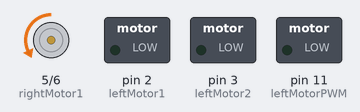
A sketch run on a simulated Arduino Uno, built with avr-gcc and run on an emulated ATmega328P. Shown: motor-driver pin pairs drawn as motors (green arrow = first pin HIGH = forward, orange = second pin HIGH = backward, longer = more drive, scaled by the enable pin), switched loads named in the sketch (green lamp = pin HIGH).

Above: at 0.2 s.
Timing chart, 0 to 3.5 s (numbered marks = the images above):
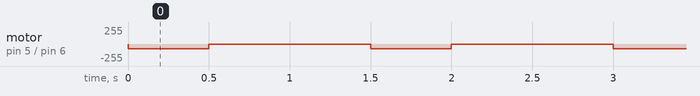

The sketch:

testmotor.ino
```cpp
// Controlador de motor DC
//Motor A
#define rightMotor1 5 //pin driver1
#define rightMotor2  6 //pin driver2
#define rightMotorPWM 10 //pin pwmA

//Motor B
#define leftMotor1 2 //pin driver3
#define leftMotor2 3 //pin driver4
#define leftMotorPWM 11 //pin pwmB

#define MaxSpeed 150     // Velocidad máxima del robot
#define BaseSpeed 150    // Esta es la velocidad a la que los motores deben girar cuando el robot está perfectamente en la línea

//int pot1 = A0; //Potenciometro
int SetSpeed = 150;

void setup() {
  Serial.begin(9600);
  pinMode(rightMotor1, OUTPUT);
  pinMode(rightMotor2, OUTPUT);
  pinMode(rightMotorPWM, OUTPUT);
  pinMode(leftMotor1, OUTPUT);
  pinMode(leftMotor2, OUTPUT);
  pinMode(leftMotorPWM, OUTPUT);
  SetSpeed = 125;  // Velocidad inicial
}

void loop() {
  //Establece la velocidad a través de un potenciómetro (comentado)
  //SetSpeed = analogRead(pot1);
  //SetSpeed = map(SetSpeed, 0, 1023, 0, 255);

  // Control de movimiento de los motores
  motorKiri();
  delay(500);
  /*
  motorKanan();
  delay(500);

  motorKiri();
  delay(500);
  motorMaju();
  delay(500);
  motorMundur();
  delay(500);
  */
  motorStop();
  delay(1000);

}

void motorStop() {
  digitalWrite(rightMotor1, LOW);
  digitalWrite(rightMotor2, LOW);
  analogWrite(rightMotorPWM, 0);
  digitalWrite(leftMotor1, LOW);
  digitalWrite(leftMotor2, LOW);
  analogWrite(leftMotorPWM, 0);
}

void motorKanan() {
  digitalWrite(rightMotor1, HIGH);
  digitalWrite(rightMotor2, LOW);
  analogWrite(rightMotorPWM, 100);
  digitalWrite(leftMotor1, LOW);
  digitalWrite(leftMotor2, HIGH);
  analogWrite(leftMotorPWM, 100);
}

void motorKiri() {
  digitalWrite(rightMotor1, LOW);
  digitalWrite(rightMotor2, HIGH);
  analogWrite(rightMotorPWM, 70);
  /*
  digitalWrite(leftMotor1, HIGH);
  digitalWrite(leftMotor2, LOW);
  analogWrite(leftMotorPWM, 70);
  */
}

void motorMaju() {
  digitalWrite(rightMotor1, HIGH);
  digitalWrite(rightMotor2, LOW);
  analogWrite(rightMotorPWM, SetSpeed);
  digitalWrite(leftMotor1, HIGH);
  digitalWrite(leftMotor2, LOW);
  analogWrite(leftMotorPWM, SetSpeed);
}

void motorMundur() {
  digitalWrite(rightMotor1, LOW);
  digitalWrite(rightMotor2, HIGH);
  analogWrite(rightMotorPWM, SetSpeed);
  digitalWrite(leftMotor1, LOW);
  digitalWrite(leftMotor2, HIGH);
  analogWrite(leftMotorPWM, SetSpeed);
}
```

Measured:
- by itself, motor on pin 5 (rightMotor1) / pin 6 (rightMotor2): alternates backward 70/255 for 0.50 s and stopped for 1.0 s
